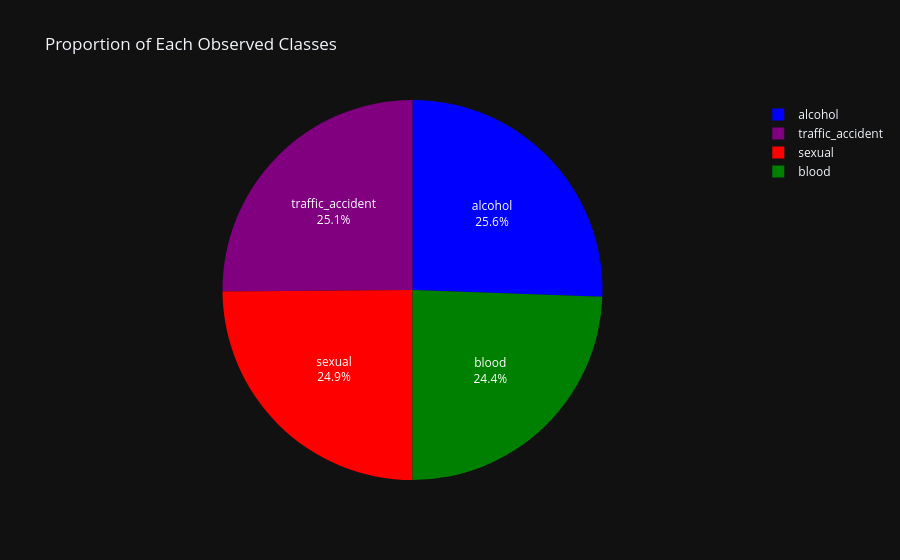

The code cell stored with this chart in its notebook:
### Code cell
fig = go.Figure(data=[go.Pie(
    labels=class_names,
    values=train_counts,
    textinfo='percent+label',
    marker=dict(colors=['blue', 'green', 'red', 'purple']),
)])

fig.update_layout(
    title="Proportion of Each Observed Classes",
    template="plotly_dark",
)

fig.show()

### Figure 1 — Plotly figure (JSON) as saved in the notebook; plotly's stock layout.template omitted (floating-point values rounded to 4 significant figures)
{"data": [{"labels": ["alcohol", "blood", "sexual", "traffic_accident"], "marker": {"colors": ["blue", "green", "red", "purple"]}, "textinfo": "percent+label", "values": [409, 391, 398, 402], "type": "pie"}], "layout": {"title": {"text": "Proportion of Each Observed Classes"}}}
